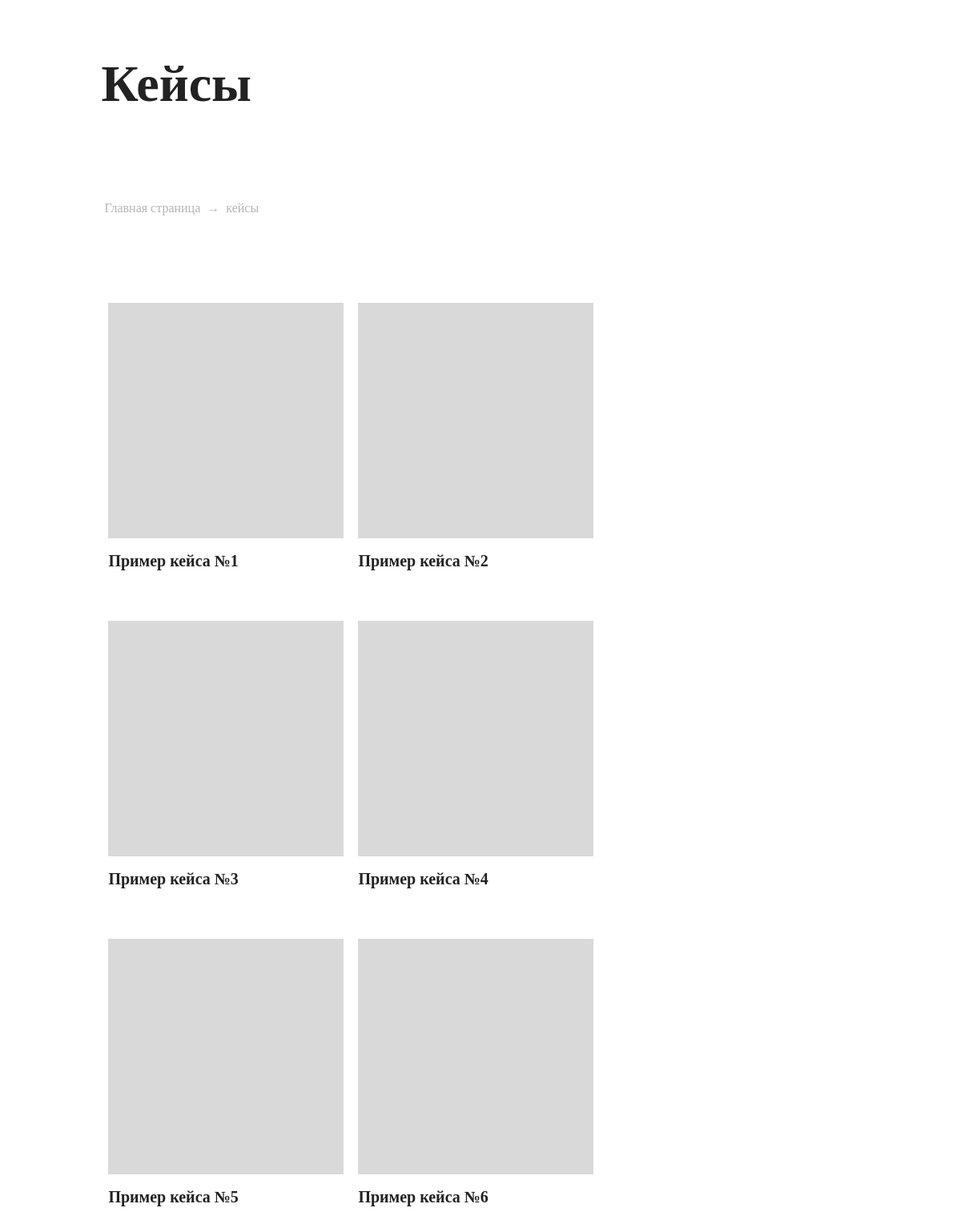
The app's page /cases with its own data.
### main/models.py (models this page shows, shortened)
class Case(models.Model):
    title = models.CharField("Название", max_length=255, default='')
    img = models.ImageField("Обложка", upload_to='case')
    titleForURL = models.CharField("Преобразование в URL", max_length=255, default='', blank=True)
    description = models.TextField("Наполнение", blank=True)

### main/views.py (the view)
# urls.py: path('cases', views.Cases.as_view(), name='cases'),
class Cases(View):
    def get(self, request):
        cases = Case.objects.all()
        i=0
        for el in cases:
            cases[i].titleForURL = translit(cases[i].title.replace(' ', '-'), language_code='ru', reversed=True)
            i += 1
        data = {
            'cases': cases,
        }
        return render(request, "cases/cases.html", data)

### templates/cases/cases.html (shortened to what this page needs)
{% extends 'base.html' %}
{% block main %}
{% load static %}
    <link rel="stylesheet" href="{% static 'css/cases/cases.css' %}">
    <div class="content">
        <div class="page_header h-1">Кейсы</div>
        <div class="page_links">
            <a href="/">Главная страница</a>
            <span class="page_arrow">→</span>
            <a href="/cases">кейсы</a>
        </div>
        <div class="cases_grid">
            {% for obj in cases %}
            <a href='{% url "casePage" id=obj.id titleForURL=obj.titleForURL %}' class="cases_card">
                <div class="cases_img">
                </div>
                <div class="cases_title">
                    <div id="{{ obj.id }}">{{ obj.title }}</div>
                </div>
            </a>
        {% endfor %}
    </div>
</div>
    <link rel="stylesheet" href="https://cdnjs.cloudflare.com/ajax/libs/animate.css/4.1.1/animate.min.css">
{% endblock %}

### static/css/base/base.css (style rules this page uses)
body { font-family: 'RG-Standard'; font-size: 18px; color: #222222; }
.content { margin: 5%; margin-left: 10%; margin-right: 20%; }
.h-1 { font-size: 64px; line-height: 92px; font-weight: 900; letter-spacing: 0em; margin-top: 26px; margin-bottom: 26px; }
.page_header { margin-bottom: 100px; }
.page_links { color: #B5B5B5; font-size: 16px; font-weight: 400; margin-bottom: 100px; }
.page_links a { color: #B5B5B5; font-size: 16px; font-weight: 400; text-decoration: none; padding: 3px; padding-bottom: 1px; padding-top: 1px; border: 1px solid white; border-radius: 4px; }

### static/css/cases/cases.css (style rules this page uses)
.page_links a { color: #B5B5B5; font-size: 16px; font-weight: 400; text-decoration: none; padding: 3px; padding-bottom: 1px; padding-top: 1px; border: 1px solid white; border-radius: 4px; }
.page_arrow { color: #B5B5B5; }
.cases_grid { display: flex; flex-direction: row; flex-wrap: wrap; }
.cases_card { width: 294px; margin: 9px; margin-bottom: 40px; text-decoration: none; color: #222222; }
.cases_img { height: 294px; background: #D9D9D9; }
.cases_title { margin-top: 18px; margin-bottom: 16px; font-size: 20px; font-weight: 600; line-height: 20px; }

### records on screen
Case: title "Пример кейса №1"
Case: title "Пример кейса №2"
Case: title "Пример кейса №3"
Case: title "Пример кейса №4"
Case: title "Пример кейса №5"
Case: title "Пример кейса №6"
